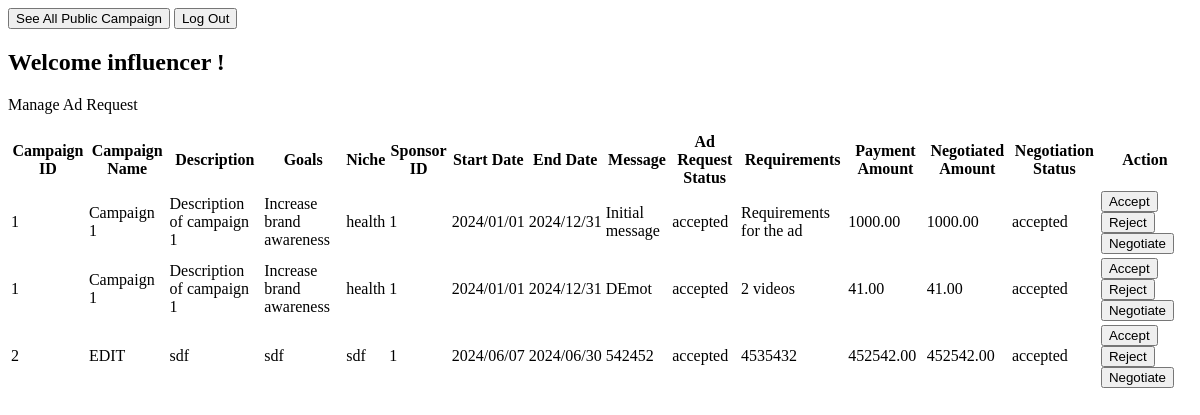
/influencer/dashboard (signed in), run on an earlier commit of the app's database.
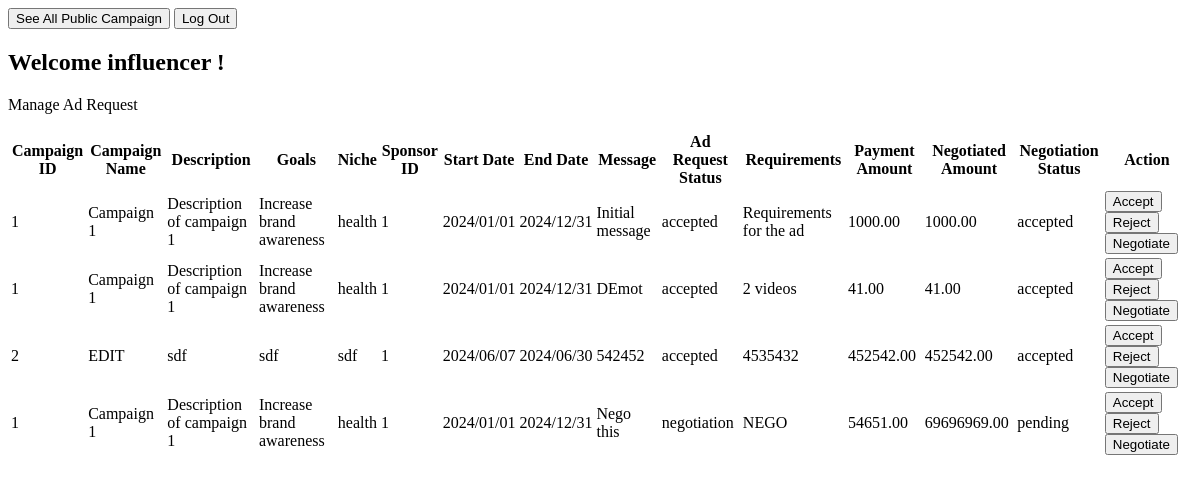
And on a later commit of the database.
### models.py (models this page shows, shortened)
class Negotiation(db.Model):
    __tablename__ = "negotiations"
    negotiation_id = db.Column(db.Integer, primary_key=True, autoincrement=True)
    ad_request_id = db.Column(
        db.Integer, db.ForeignKey("ad_requests.ad_request_id"), nullable=False
    )
    influencer_id = db.Column(
        db.Integer, db.ForeignKey("influencers.influencer_id"), nullable=False
    )
    proposed_payment_amount = db.Column(db.Numeric(10, 2))
    negotiation_status = db.Column(db.Enum("pending", "accepted", "rejected") ,default = "pending")

class Campaign(db.Model):
    __tablename__ = "campaigns"
    campaign_id = db.Column(db.Integer, primary_key=True, autoincrement=True)
    sponsor_id = db.Column(
        db.Integer, db.ForeignKey("sponsors.sponsor_id"), nullable=False
    )
    name = db.Column(db.String(255), nullable=False)
    description = db.Column(db.Text, nullable=False)
    start_date = db.Column(db.Date)
    end_date = db.Column(db.Date)
    budget = db.Column(db.Numeric(10, 2), nullable=False)
    visibility = db.Column(db.Enum("public", "private"),default="public")
    goals = db.Column(db.Text, nullable=False)
    niche = db.Column(db.String(255), nullable=False)
    ad_requests = db.relationship("AdRequest", backref="campaign", lazy=True)
    campaign_flags = db.relationship("CampaignFlag", backref="campaign", lazy=True)

class AdRequest(db.Model):
    __tablename__ = "ad_requests"
    ad_request_id = db.Column(db.Integer, primary_key=True, autoincrement=True)
    campaign_id = db.Column(
        db.Integer, db.ForeignKey("campaigns.campaign_id"), nullable=False
    )
    influencer_id = db.Column(
        db.Integer, db.ForeignKey("influencers.influencer_id"), nullable=False
    )
    requirements = db.Column(db.Text)
    payment_amount = db.Column(db.Numeric(10, 2))
    status = db.Column(db.Enum("pending", "accepted", "rejected", "negotiation") , default = "pending")
    messages = db.Column(db.Text)
    negotiations = db.relationship("Negotiation", backref="ad_request", lazy=True)

### influencer.py (the view)
@influencer.route("/dashboard",methods=['GET', 'POST'])
def dashboard():
    if "user_name" in session and "role" in session:
        if session["role"] == "influencer":
            user_id = session["user_id"]
            influencer_id = Influencer.query.filter_by(user_id=user_id).first().influencer_id
            data = helper.get_influencer_campaigns(influencer_id)
            return render_template("influencer_dashboard.html" , data = data)
    flash("Please Login !","faliled")
    return redirect(url_for("influencer.login"))

### app.py (called while the page is built)
@app.before_request
def create_tables():
    init_db(app)

### models.py (called while the page is built, shortened)
def init_db(app):
    with app.app_context():
        db.create_all()

### templates/influencer_dashboard.html (shortened to what this page needs)
<!DOCTYPE html>
<html lang="en">
<head>
</head>
<body>
<nav>
<button onclick="location.href='{{ url_for("influencer.show_campaign") }}'" >See All Public Campaign</button>
<button onclick="location.href='/logout'">Log Out</button> <br>
</nav>
<h2>Welcome {{ session["user_name"]  }} !</h2>
<p>Manage Ad Request</p>
{% if data %}
<table>
    <thead>
        <tr>
            <th>Campaign ID</th>
            <th>Campaign Name</th>
            <th>Description</th>
            <th>Goals</th>
            <th>Niche</th>
            <th>Sponsor ID</th>
            <th>Start Date</th>
            <th>End Date</th>
            <th>Message</th>
            <th>Ad Request Status</th>
            <th>Requirements</th>
            <th>Payment Amount</th>
            <th>Negotiated Amount</th>
            <th>Negotiation Status</th>
            <th>Action</th>
        </tr>
    </thead>
    <tbody>
        {% for d in data %}
        <tr>
            <td> {{ d["campaign_id"] }}  </td>
            <td> {{ d.campaign_name }}  </td>
            <td> {{ d.description }}  </td>
            <td> {{ d.goals }}  </td>
            <td> {{ d.niche }}  </td>
            <td> {{ d.sponsor_id }}  </td>
            <td> {{ d.start_date }}  </td>
            <td> {{ d.end_date }}  </td>
            <td> {{d.messages}}</td>
            <td>{{ d.status }}</td>
            <td>{{d.requirements}}</td>
            <td> {{d.payment_amount}}</td>
            <td> {{ d.negotiated_amount }}  </td>
            <td> {{ d.negotiation_status }}  </td>
            <td>
                <button onclick="location.href='{{ url_for("influencer.accept_adrequest" , adrequest_id =d.ad_request_id) }}'">Accept</button>
                <button>Reject</button>
                <button onclick="location.href='{{ url_for("influencer.nego_adrequest" , adrequest_id =d.ad_request_id) }}'">Negotiate</button>
            </td>
        </tr>
        {% endfor %}
    </tbody>
</table>
{% else %}
<p>No Ad Request to show !!</p>
{% endif %}
</body>
</html>

What changed in the data, as far as the page shows it:
added Negotiation: campaign_id "1", campaign_name "Campaign 1", description "Description of campaign 1", goals "Increase brand awareness", niche "health", sponsor_id "1", start_date "2024/01/01", end_date "2024/12/31", messages "Nego this", status "negotiation", requirements "NEGO", payment_amount "54651.00", negotiated_amount "69696969.00", negotiation_status "pending"
